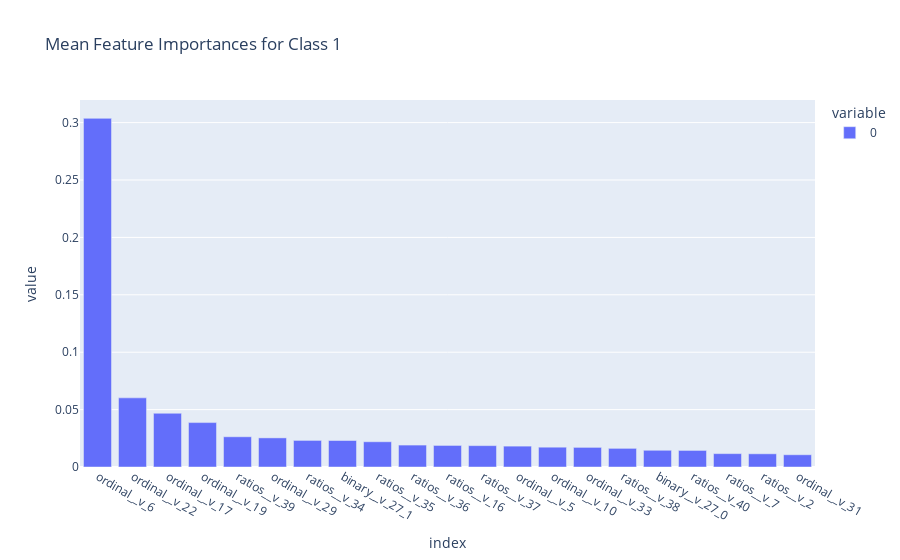

Notebook code cell kept with this figure:
### Code cell
idx = [0, 1, 4, 7]
f_i_db = []
for _ in idx:
    f_i = workflows[_].estimators_[-2][-1].feature_importances_
    f_i_db.append(f_i)

idx = [0, 1, 4, 7]
f_i_dbname = []
for _ in idx:
    f_i = workflows[_].estimators_[-2][0].get_feature_names_out()
    f_i_dbname.append(f_i)

f_db = [dict(zip(x, y)) for x, y in zip(f_i_dbname, f_i_db)]

f_df = pd.DataFrame(f_db)

mean_f_imp_2 = f_df.mean(axis=0)
mean_f_imp_2 = mean_f_imp_2.sort_values(ascending=False)

mean_f_imp_2[mean_f_imp_2>0.01].plot(kind='bar', title='Mean Feature Importances for Class 1')

### Figure 1 — Plotly figure (JSON) as saved in the notebook; plotly's stock layout.template omitted (floating-point values rounded to 4 significant figures)
{"data": [{"alignmentgroup": "True", "hovertemplate": "variable=0<br>index=%{x}<br>value=%{y}<extra></extra>", "legendgroup": "0", "marker": {"color": "#636efa", "pattern": {"shape": ""}}, "name": "0", "offsetgroup": "0", "orientation": "v", "showlegend": true, "textposition": "auto", "type": "bar", "x": ["ordinal__v_6", "ordinal__v_22", "ordinal__v_17", "ordinal__v_19", "ratios__v_39", "ordinal__v_29", "ratios__v_34", "binary__v_27_1", "ratios__v_35", "ratios__v_36", "ratios__v_16", "ratios__v_37", "ordinal__v_5", "ordinal__v_10", "ordinal__v_33", "ratios__v_38", "binary__v_27_0", "ratios__v_40", "ratios__v_7", "ratios__v_2", "ordinal__v_31"], "xaxis": "x", "y": [0.3037, 0.06022, 0.04681, 0.03869, 0.02633, 0.02536, 0.02317, 0.02308, 0.022, 0.0191, 0.01879, 0.01861, 0.01818, 0.01726, 0.01709, 0.01624, 0.01456, 0.01443, 0.01165, 0.0115, 0.01066], "yaxis": "y"}], "layout": {"autosize": true, "barmode": "relative", "legend": {"title": {"text": "variable"}, "tracegroupgap": 0}, "title": {"text": "Mean Feature Importances for Class 1"}, "xaxis": {"anchor": "y", "autorange": true, "domain": [0, 1], "range": [-0.5, 20.5], "title": {"text": "index"}, "type": "category"}, "yaxis": {"anchor": "x", "autorange": true, "domain": [0, 1], "range": [0, 0.3197], "title": {"text": "value"}, "type": "linear"}}}
